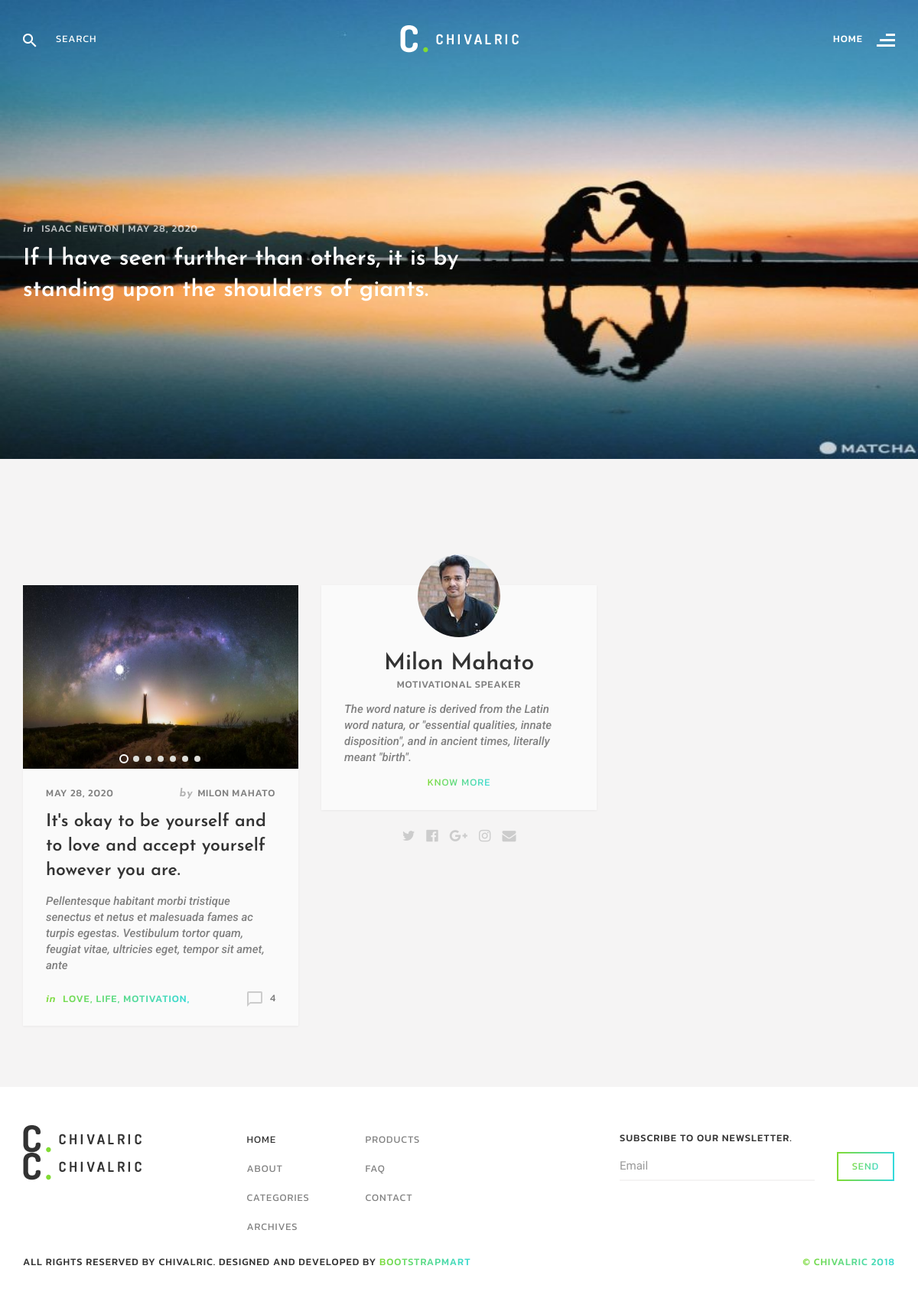
The page / on the database its author committed.
### blog/models.py (models this page shows, shortened)
class FeaturedPost(models.Model):
    quote = models.OneToOneField(Quote, on_delete=models.CASCADE)
    title = models.TextField(null=True, blank=True)
    created_at = models.DateTimeField(auto_now=True)
    image = models.ImageField(upload_to='featured_post_images/', default='default/featured-post.jpg')

class Quote(models.Model):
    quote = models.TextField()
    author = models.CharField(max_length=100)

class Post(models.Model):
    author = models.OneToOneField(User, on_delete=models.CASCADE)
    title = models.CharField(max_length=255)
    created_at = models.DateTimeField(auto_now=True)
    sub_intro = models.TextField(blank=True)
    sub_title = models.TextField(blank=True)
    intro = models.TextField(blank=True)
    quote = models.OneToOneField(Quote, on_delete=models.CASCADE)
    highlighted_text = models.TextField(blank=True)
    post_body_left = models.TextField(blank=True)
    post_body_right = models.TextField(blank=True)
    youtube_link = models.URLField(blank=True)
    post_footer = models.TextField(blank=True)

class PostImage(models.Model):
    post = models.ForeignKey(Post, on_delete=models.CASCADE, related_name='images')
    image = models.ImageField(upload_to='post_images/')

class Tag(models.Model):
    tag_name = models.CharField(max_length=255)
    post = models.ForeignKey(Post, on_delete=models.CASCADE, related_name='tags')

### user/models.py (models this page shows, shortened)
class User(AbstractBaseUser, PermissionsMixin):
    email = models.EmailField(_('email address'), unique=True)
    name = models.CharField(max_length=100, null=False)
    is_staff = models.BooleanField(default=False)
    is_active = models.BooleanField(default=True)
    date_joined = models.DateTimeField(default=timezone.now)
    profile_pic = models.FileField(null=True, blank=True, upload_to='profile_pics')
    cover_photo = models.FileField(null=True, blank=True, upload_to='cover_pics')
    title = models.CharField(max_length=255, null=True, blank=True)
    bio = models.CharField(max_length=255, null=True, blank=True)
    address = models.CharField(max_length=100, null=True, blank=True)
    USERNAME_FIELD = 'email'
    REQUIRED_FIELDS = []
    objects = CustomUserManager()

### blog/views.py (the view)
# urls.py: path('', Home.as_view(), name='home'),
class Home(TemplateView):
    template_name = 'home.html'
    def get_context_data(self, *args, **kwargs):
        context = super(Home, self).get_context_data(**kwargs)
        context['featured_posts'] = FeaturedPost.objects.all()
        context['posts'] = Post.objects.all()
        context['posts_count'] = Post.objects.all().count()
        context['images'] = PostImage.objects.all()
        context['tags'] = Tag.objects.all()
        context['author'] = User.objects.first()
        return context

### templates/home.html (shortened to what this page needs)
{% extends 'base.html' %}
{% block head-bg %}
    transparent
 {% endblock %}
{% block blog %}
    <section class="row featured-post-carousel">
        {% for post in featured_posts %}
            <div class="item post">
                <img src="{{ post.image.url }}" alt="" class="img-responsive main-bg">
                <div class="post-content">
                    <div class="container">
                        <h5 class="post-meta"><i>in</i> {{ post.quote.author }} | {{ post.created_at|date:"M d, Y" }}</h5>
                        <h2 class="post-title"><a>{{ post.quote.quote }}</a></h2>
                    </div>
                </div>
            </div>
        {% endfor %}
    </section>
    <section class="row content-wrap">
        <div class="container">
            <div class="row" id="post-masonry">
                {% for post in posts %}
                    <article class="col-sm-4 post post-masonry post-format-gallery">
                        <div class="post-wrapper row">
                            <div class="featured-content row">
                                <div class="gallery-of-post">
                                    {% for image in post.images.all %}
                                        <div class="item"><img style="height: 240px; width: 360px;" src="{{ image.image.url }}" alt=""></div>
                                    {% endfor %}
                                </div>
                            </div>
                            <div class="post-excerpt row">
                                <h5 class="post-meta">
                                    <a href="#" class="date">{{ post.created_at|date:'M d, Y' }}</a>
                                    <span class="post-author"><i>by</i><a href="#">{{ post.author.name }}</a></span>
                                </h5>
                                <h3 class="post-title"><a href="{% url 'blog-detail' post.pk %}">{{ post.title }}</a></h3>
                                <p>{{ post.sub_intro }}</p>
                                <footer class="row">
                                    <h5 class="taxonomy"><i>in</i>
                                        {% for tag in post.tags.all %}
                                            <a href="#">{{ tag.tag_name }}</a>,
                                        {% endfor %}
                                    </h5>
                                    <div class="response-count"><img src="{{ media }}images/comment-icon-gray.png" alt="">{{ post.comments.count }}</div>
                                </footer>
                            </div>
                        </div>
                    </article>
                {% endfor %}
                {% if posts_count < 3 %}
                    <aside class="col-sm-4 widget-author widget widget-with-posts post">
                            <div class="widget-author-inner row">
                                <div class="author-avatar row"><a href="#"><img src="{{ author.profile_pic.url }}" alt="" class="img-circle"></a></div>
                                <a href="#"><h2 class="author-name">{{ author.name }}</h2></a>
                                <h5 class="author-title">{{ author.bio }}</h5>
                                <p>{{ author.title }}</p>
                                <a href="#" class="know-more">know more</a>
                            </div>
                            <ul class="nav social-nav">
                                <li><a href="#"><i class="fa fa-twitter"></i></a></li>
                                <li><a href="#"><i class="fa fa-facebook-official"></i></a></li>
                                <li><a href="#"><i class="fa fa-google-plus"></i></a></li>
                                <li><a href="#"><i class="fa fa-instagram"></i></a></li>
                                <li><a href="#"><i class="fa fa-envelope"></i></a></li>
                            </ul>
                        </aside>
                {% endif %}
            </div>
        </div>
    </section>
{% endblock %}

### templates/base.html (shortened to what this page needs)
{% load static %}
{% get_media_prefix as media %}
<!DOCTYPE html>
<html lang="en">
    <head>
        <link rel="stylesheet" href="{% static 'css/bootstrap.min.css' %}">
        <link rel="stylesheet" href="https://maxcdn.bootstrapcdn.com/font-awesome/4.4.0/css/font-awesome.min.css">
        <link rel="stylesheet" href="{% static 'vendors/owl-carousel/assets/owl.carousel.css' %}">
        <link rel="stylesheet" href="{% static 'vendors/magnific-popup/magnific-popup.css' %}">
        <link rel="stylesheet" href="{% static 'vendors/flexslider/flexslider.css'%}">
        <link href="{% static 'css/style.css' %}" rel="stylesheet">
        <link href="{% static 'css/theme/green.css' %}" rel="stylesheet">
    </head>
<body class="home">
    <header class="row {% block head-bg %}  {% endblock %} black header1" data-spy="affix" data-offset-top="0" id="header">
        <div class="container">
            <div class="row top-header">
                <div class="col-sm-4 search-form-col">
                    <form action="#" method="get" class="search-form">
                        <div class="input-group">
                            <span class="input-group-addon"><img src="{{media}}images/search-icon-white.png" alt=""></span>
                            <input type="search" class="form-control" placeholder="search">
                        </div>
                    </form>
                </div>
                <div class="col-sm-4 logo-col text-center">
                    <a href="{% url 'home' %}"><img src="{{ media }}images/logo-white-green.png" alt=""></a>
                </div>
                <div class="col-sm-4 menu-trigger-col">
                    <button class="menu-trigger pull-right">
                        <span class="active-page">home</span>
                        <img src="{{ media }}images/menu-align-white.png" alt="" class="icon-burger">
                    </button>
                </div>
            </div>
        </div>
    </header>
    {% block blog %}
    {% endblock %}
    <footer class="row" id="footer">
        <div class="container">
            <div class="row top-footer">
                <div class="widget col-sm-3 widget-about">
                    <div class="row m0"><a href="index.html"><img src="{{ media }}images/logo-black-green.png" alt=""></a></div>
                    <div class="row m0"><a href="index.html"><img src="{{ media }}images/logo-black-green.png" alt=""></a></div>
                </div>
                <div class="widget col-sm-5 widget-menu">
                    <div class="row">
                        <ul class="nav column-menu white-bg">
                            <li class="active"><a href="index.html">Home</a></li>
                            <li><a href="about.html">About</a></li>
                            <li><a href="#">categories</a></li>
                            <li><a href="#">archives</a></li>
                        </ul>
                        <ul class="nav column-menu white-bg">
                            <li><a href="#">Products</a></li>
                            <li><a href="#">faq</a></li>
                            <li><a href="contact.html">contact</a></li>
                        </ul>
                    </div>
                </div>
                <div class="widget col-sm-4 widget-subscribe">
                    <h5 class="widget-title">subscribe to our newsletter.</h5>
                    <form action="#" method="post" class="form-inline subscribe-form">
                        <div class="form-group">
                            <input type="email" class="form-control" placeholder="Email">
                        </div>
                        <button type="submit" class="btn btn-primary btn-sm"><span>send</span></button>
                    </form>
                </div>
            </div>
            <div>
                <h5 class="copyright">All Rights Reserved by Chivalric. Designed and Developed by <a href="https://bootstrapmart.com">BootstrapMart</a><a href="#" class="right-side">&copy; Chivalric 2018</a> </h5>
            </div>
        </div>
    </footer>
    </body>
</html>

### static/css/theme/green.css (style rules this page uses)
.btn-primary { border-left-color: #81db34; border-right-color: #34d9da; background-image: -webkit-linear-gradient(left, #81db34 0%, #34d9da 100%), -webkit-linear-gradient(left, #81db34 0%, #34d9da 100%); background-image: -moz-linear-gradient(left, #81db34 0%, #34d9da 100%), -moz-linear-gradient(left, #81db34 0%, #34d9da 100%); background-image: -o-linear-gradient(left, #81db34 0%, #34d9da 100%), -o-linear-gradient(left, #81db34 0%, #34d9da 100%); background-image: linear-gradient(to right, #81db34 0%, #34d9da 100%), linear-gradient(to right, #81db34 0%, #34d9da 100%); }
.btn-primary span { background: -webkit-linear-gradient(330deg, #81db34 0%, #34d9da 100%); -webkit-background-clip: text; -webkit-text-fill-color: transparent; color: #34d9da; }
.featured-post-carousel h2 a { color: #fff; }
.copyright a { background: -webkit-linear-gradient(330deg, #81db34 0%, #34d9da 100%); -webkit-background-clip: text; -webkit-text-fill-color: transparent; color: #34d9da; }
.post-excerpt .taxonomy { background: -webkit-linear-gradient(330deg, #81db34 0%, #34d9da 100%); -webkit-background-clip: text; -webkit-text-fill-color: transparent; color: #34d9da; }
.post-excerpt .taxonomy a { color: #34d9da; }
.taxonomy { background: none; -webkit-background-clip: text; -webkit-text-fill-color: #81db34; color: #81db34; }
.taxonomy a { color: #81db34; }
.widget-author .know-more { background: -webkit-linear-gradient(330deg, #81db34 0%, #34d9da 100%); -webkit-background-clip: text; -webkit-text-fill-color: transparent; color: #34d9da; }

### rows shown on the page
FeaturedPost: image (picture), quote.author "ISAAC NEWTON", created_at "MAY 28, 2020", quote.quote "If I have seen further than others, it is by standing upon the shoulders of giants."
Post: created_at "MAY 28, 2020", author.name "MILON MAHATO", title "It's okay to be yourself and to love and accept yourself however you are.", sub_intro "Pellentesque habitant morbi tristique senectus et netus et malesuada fames ac turpis egestas. Vestibulum tortor quam, feugiat vitae, ultricies eget, tempor sit amet, ante", comments.count "4"
PostImage: image (picture)
Tag: tag_name "LOVE"
Tag: tag_name "LIFE"
Tag: tag_name "MOTIVATION"
User: profile_pic (picture), name "Milon Mahato", bio "MOTIVATIONAL SPEAKER", title "The word nature is derived from the Latin word natura, or \"essential qualities, innate disposition\", and in ancient times, literally meant \"birth\"."
